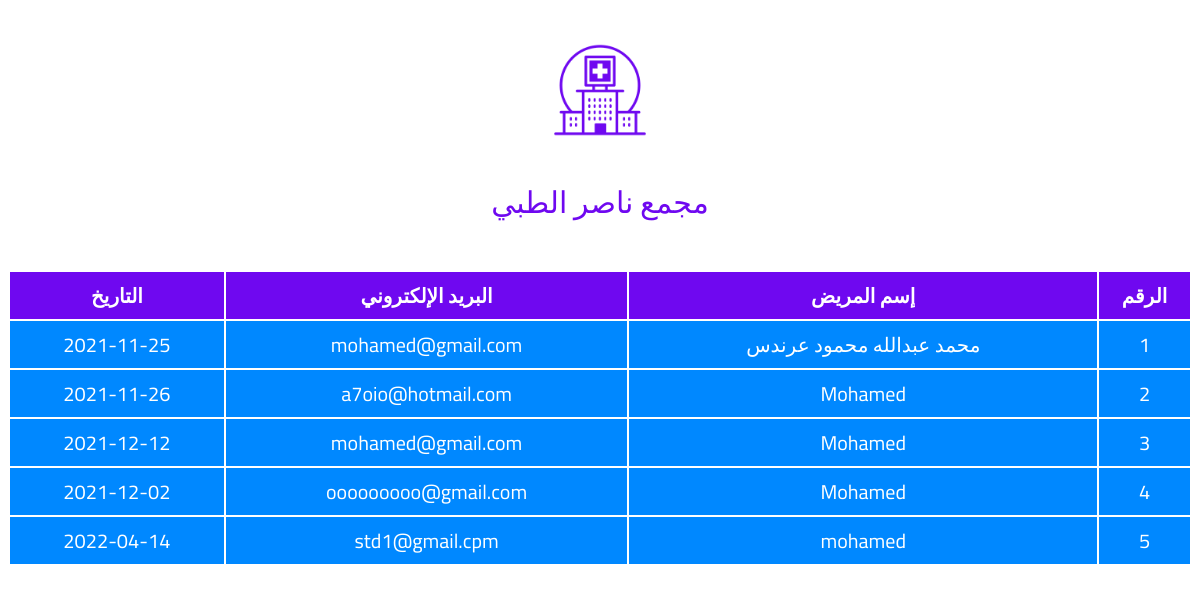
The app's page /admin.php with its own data.
### tables this page shows
CREATE TABLE `patients` (
  `id` int(11) NOT NULL,
  `name` varchar(50) NOT NULL,
  `email` varchar(100) NOT NULL,
  `date` date NOT NULL
);

### admin.php (the view)
<?php
    include "header.php";
?>
<table>
    <th>الرقم</th>
    <th>إسم المريض</th>
    <th>البريد الإلكتروني</th>
    <th>التاريخ</th>
<?php
    $host               = "localhost";
    $user               = "root";
    $password      = "";
    $dbName       = "hospital";
    $conn = mysqli_connect($host, $user, $password,$dbName);
    $query = "SELECT * FROM patients";
    $result = mysqli_query($conn,$query);
    if ($result){
        while($row = mysqli_fetch_assoc($result)){
            echo "<tr><td>" . $row['id'] . "</td><td>" . $row['name'] . "</td><td>" . $row['email'] . "</td><td>" . $row['date'] . "</td></tr>";
        }
        echo "</table>";
    }
    else{
        echo "..يوجد خطأً ما";
    }
?>

### header.php (shortened to what this page needs)
<!DOCTYPE html>
<html lang="en">
<head>
    <link rel="stylesheet" href="css/style.css">
</head>
<body>
    <div class="main">
        <div class="logo3">
            <a href="http://localhost:1080/mohamed/index.php"> <img src="images/logo.png"></a>
            <h2>مجمع ناصر الطبي</h2>
        </div>

### css/style.css (style rules this page uses)
* { font-family:cairo ; box-sizing: border-box; direction: rtl; }
table { width: 100%; text-align: center; border-collapse: 1; font-size: 20px; }
th { background: #6f08f0; color: #fff; padding: 5px 0; }
td { background: rgb(0, 136, 255);; color: #fff; padding: 5px 0; }
.logo3 { text-align: center; margin: 40px 0; }
.logo3 img { width: 100px; }
.logo3 h2 { font-size: 30px; font-weight: 500; color: #6f08f0; }

### records on screen
patients: id "1", name "محمد عبدالله محمود عرندس", email "mohamed@gmail.com", date "2021-11-25"
patients: id "2", name "Mohamed", email "a7oio@hotmail.com", date "2021-11-26"
patients: id "3", name "Mohamed", email "mohamed@gmail.com", date "2021-12-12"
patients: id "4", name "Mohamed", email "ooooooooo@gmail.com", date "2021-12-02"
patients: id "5", name "mohamed", email "std1@gmail.cpm", date "2022-04-14"
